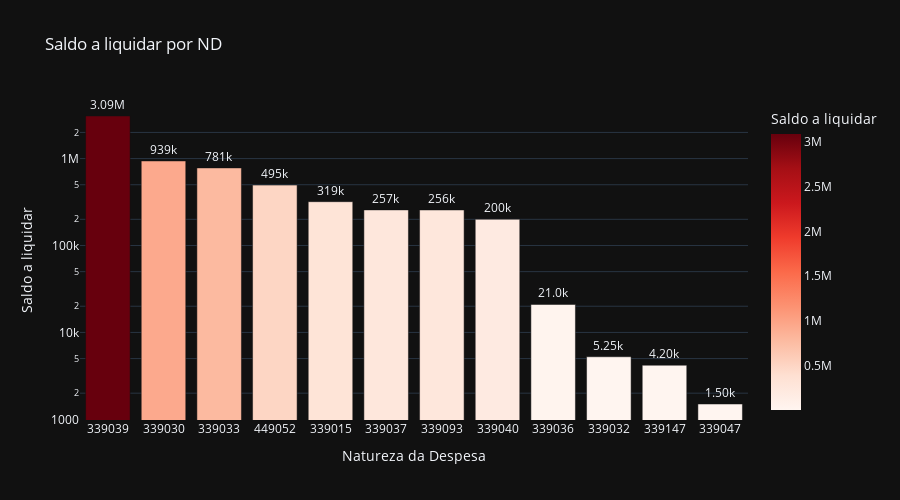

Here is the notebook cell this chart was saved with:
### Code cell
# Saldo a liquidar por ND
cols = ['ND', 'A_LIQUIDAR']

df_aux = df.loc[:, cols].groupby('ND').sum().sort_values(by= 'A_LIQUIDAR', ascending=False).reset_index()
df_aux = df_aux[df_aux['A_LIQUIDAR'] > 0]
fig = px.bar(df_aux, 
             x='ND', 
             y='A_LIQUIDAR',
             title='Saldo a liquidar por ND',
             labels={'ND':'Natureza da Despesa', 'A_LIQUIDAR':'Saldo a liquidar'},
             text_auto='.3s',
             height=500,
             log_y=True,
             color='A_LIQUIDAR',
             color_continuous_scale = 'reds',
             template='plotly_dark')
fig.update_traces(textposition = 'outside', cliponaxis = False, hovertemplate=None)
fig.update_layout(hovermode="x unified")

fig.show()

### Figure 1 — Plotly figure (JSON) as saved in the notebook; plotly's stock layout.template omitted (floating-point values rounded to 4 significant figures)
{"data": [{"alignmentgroup": "True", "cliponaxis": false, "legendgroup": "", "marker": {"color": [3089000.0, 939200.0, 780900.0, 494900.0, 319200.0, 256700.0, 256300.0, 200300.0, 20980.0, 5246.0, 4196.0, 1501.0], "coloraxis": "coloraxis", "pattern": {"shape": ""}}, "name": "", "offsetgroup": "", "orientation": "v", "showlegend": false, "textposition": "outside", "texttemplate": "%{y:.3s}", "type": "bar", "x": ["339039", "339030", "339033", "449052", "339015", "339037", "339093", "339040", "339036", "339032", "339147", "339047"], "xaxis": "x", "y": [3089000.0, 939200.0, 780900.0, 494900.0, 319200.0, 256700.0, 256300.0, 200300.0, 20980.0, 5246.0, 4196.0, 1501.0], "yaxis": "y"}], "layout": {"barmode": "relative", "coloraxis": {"colorbar": {"title": {"text": "Saldo a liquidar"}}, "colorscale": [[0, "rgb(255,245,240)"], [0.125, "rgb(254,224,210)"], [0.25, "rgb(252,187,161)"], [0.375, "rgb(252,146,114)"], [0.5, "rgb(251,106,74)"], [0.625, "rgb(239,59,44)"], [0.75, "rgb(203,24,29)"], [0.875, "rgb(165,15,21)"], [1, "rgb(103,0,13)"]]}, "height": 500, "hovermode": "x unified", "legend": {"tracegroupgap": 0}, "title": {"text": "Saldo a liquidar por ND"}, "xaxis": {"anchor": "y", "domain": [0, 1], "title": {"text": "Natureza da Despesa"}}, "yaxis": {"anchor": "x", "domain": [0, 1], "title": {"text": "Saldo a liquidar"}, "type": "log"}}}
